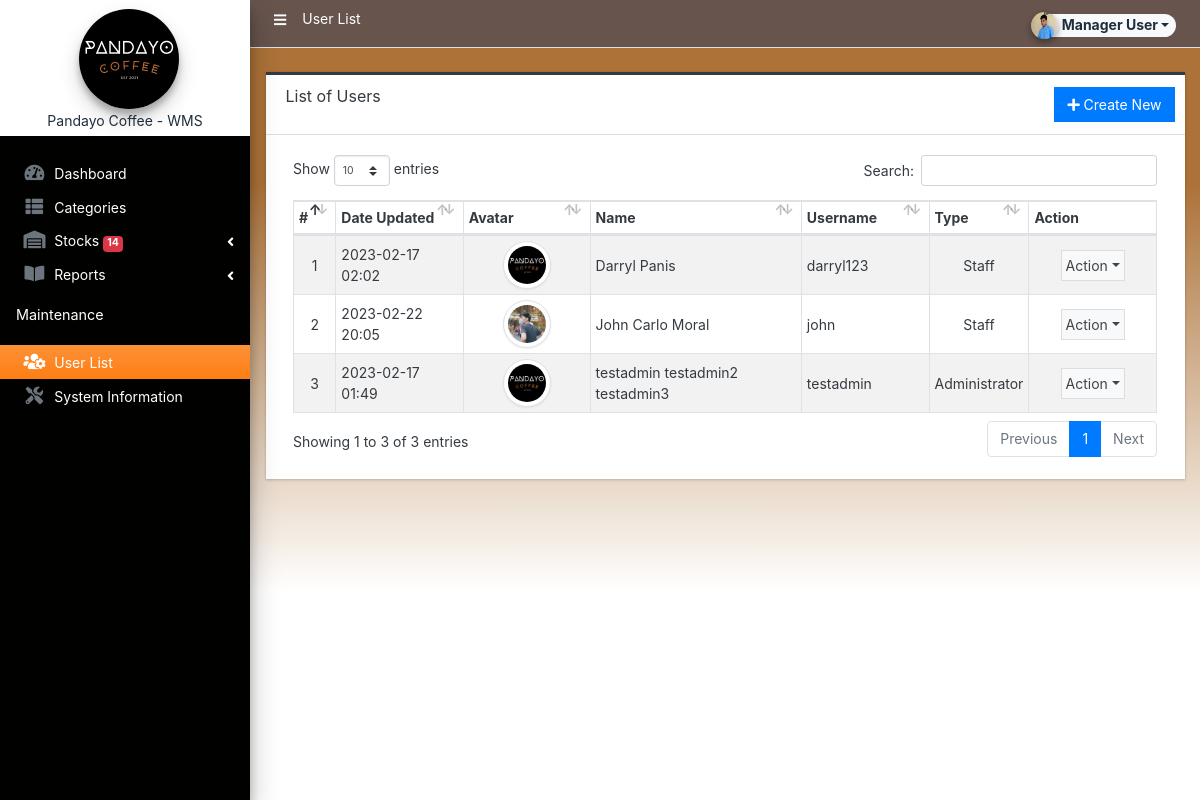
/admin/?page=user/list (signed in), run on the app's committed database.
### tables this page shows
CREATE TABLE `users_list` (
  `id` int(50) NOT NULL,
  `firstname` varchar(250) NOT NULL,
  `middlename` text DEFAULT NULL,
  `lastname` varchar(250) NOT NULL,
  `username` text NOT NULL,
  `password` text NOT NULL,
  `avatar` text DEFAULT NULL,
  `last_login` datetime DEFAULT NULL,
  `type` tinyint(1) NOT NULL DEFAULT 0,
  `date_added` datetime NOT NULL DEFAULT current_timestamp(),
  `date_updated` datetime DEFAULT current_timestamp() ON UPDATE current_timestamp()
);

### classes/DBConnection.php (called while the page is built, shortened)
<?php
class DBConnection{
    private $host = DB_SERVER;
    private $username = DB_USERNAME;
    private $password = DB_PASSWORD;
    private $database = DB_NAME;
    public $conn;
    public function __construct(){
        if (!isset($this->conn)) {
            $this->conn = new mysqli($this->host, $this->username, $this->password, $this->database);
        }
    }
}
?>

### classes/SystemSettings.php (called while the page is built, shortened)
<?php
class SystemSettings extends DBConnection{
	function userdata($field = ''){
		if(!empty($field)){
			if(isset($_SESSION['userdata'][$field]))
				return $_SESSION['userdata'][$field];
			else
				return null;
		}else{
			return false;
		}
	}
	function info($field=''){
		if(!empty($field)){
			if(isset($_SESSION['system_info'][$field]))
				return $_SESSION['system_info'][$field];
			else
				return false;
		}else{
			return false;
		}
	}
}
$_settings = new SystemSettings();
?>

### config.php (called while the page is built, shortened)
<?php
require_once('classes/DBConnection.php');
require_once('classes/SystemSettings.php');
function validate_image($file){
    global $_settings;
	if(!empty($file)){
        $ex = explode("?",$file);
        $file = $ex[0];
        $ts = isset($ex[1]) ? "?".$ex[1] : '';
		if(is_file(base_app.$file)){
			return base_url.$file.$ts;
		}else{
			return base_url.($_settings->info('logo'));
		}
	}else{
		return base_url.($_settings->info('logo'));
	}
}
?>

### admin/user/list.php (the view, shortened to what this page needs)
<div class="card card-outline rounded-0 card-dark">
	<div class="card-header">
		<h3 class="card-title">List of Users</h3>
		<div class="card-tools">
			<a href="./?page=user/manage_user" id="create_new" class="btn btn-flat btn-primary"><span class="fas fa-plus"></span>  Create New</a>
		</div>
	</div>
	<div class="card-body">
        <div class="container-fluid">
			<table class="table table-hover table-striped table-bordered" id="list">
				<colgroup>
					<col width="5%">
					<col width="15%">
					<col width="15%">
					<col width="25%">
					<col width="15%">
					<col width="10%">
					<col width="15%">
				</colgroup>
				<thead>
					<tr>
						<th>#</th>
						<th>Date Updated</th>
						<th>Avatar</th>
						<th>Name</th>
						<th>Username</th>
						<th>Type</th>
						<th>Action</th>
					</tr>
				</thead>
				<tbody>
					<?php
					$i = 1;
						$qry = $conn->query("SELECT *, concat(firstname,' ', coalesce(concat(middlename,' '), '') , lastname) as `name` from `users_list` where id != '{$_settings->userdata('id')}' order by concat(firstname,' ', lastname) asc ");
						while($row = $qry->fetch_assoc()):
					?>
						<tr>
							<td class="text-center"><?php echo $i++; ?></td>
							<td><?php echo date("Y-m-d H:i",strtotime($row['date_updated'])) ?></td>
							<td class="text-center">
                                <img src="<?= validate_image($row['avatar']) ?>" alt="" class="img-thumbnail rounded-circle user-avatar">
                            </td>
							<td><?php echo $row['name'] ?></td>
							<td><?php echo $row['username'] ?></td>
							<td class="text-center">
                                <?php if($row['type'] == 1): ?>
                                    Administrator
                                <?php elseif($row['type'] == 2): ?>
                                    Staff
                                <?php else: ?>
									N/A
                                <?php endif; ?>
                            </td>
							<td align="center">
								 <button type="button" class="btn btn-flat p-1 btn-default btn-sm dropdown-toggle dropdown-icon" data-toggle="dropdown">
				                  		Action
				                  </button>
							</td>
						</tr>
					<?php endwhile; ?>
				</tbody>
			</table>
		</div>
	</div>
</div>

### admin/user/list.php (style rules this page uses)
.user-avatar { width:3rem; height:3rem; object-fit:scale-down; object-position:center center; }

### data on the page
users_list: date_updated "2023-02-17 02:02", name "Darryl Panis", username "darryl123", type "Staff"
users_list: date_updated "2023-02-22 20:05", avatar (picture), name "John Carlo Moral", username "john", type "Staff"
users_list: date_updated "2023-02-17 01:49", name "testadmin testadmin2 testadmin3", username "testadmin", type "Administrator"

### other printed values
$pageTitle "User List"
$_settings->userdata('firstname').' '.$_settings->userdata('lastname') "Manager User"
$_settings->info('short_name') "Pandayo Coffee - WMS"
$count "14"
